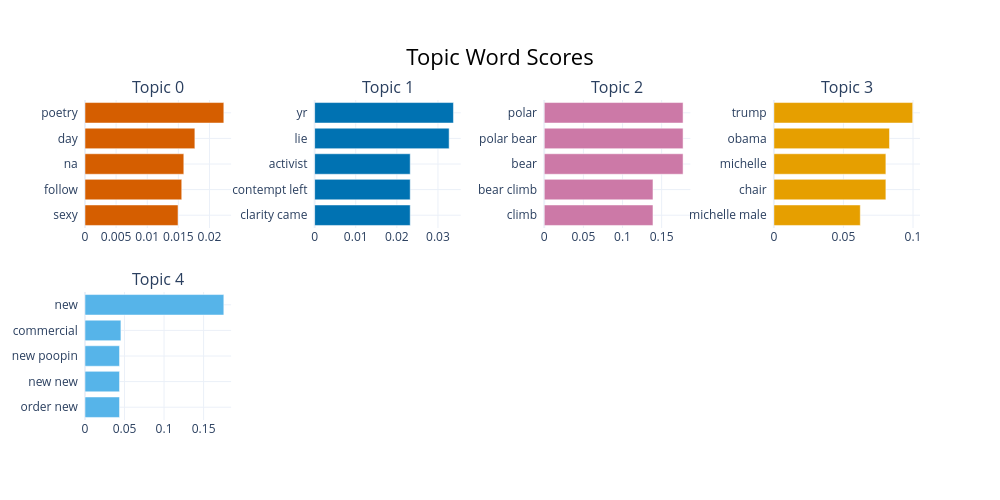

The notebook cell saved with this chart:
### Markdown cell above
#### 5.2.6 Visualise Terms

### Code cell
topic_model.visualize_barchart(top_n_topics=5)

### Figure 1 — Plotly figure (JSON) as saved in the notebook; plotly's stock layout.template omitted (floating-point values rounded to 4 significant figures)
{"data": [{"marker": {"color": "#D55E00"}, "orientation": "h", "x": [0.01494, 0.01554, 0.01587, 0.01765, 0.0223], "y": ["sexy  ", "follow  ", "na  ", "day  ", "poetry  "], "type": "bar", "xaxis": "x", "yaxis": "y"}, {"marker": {"color": "#0072B2"}, "orientation": "h", "x": [0.02325, 0.02325, 0.02325, 0.03272, 0.03377], "y": ["clarity came  ", "contempt left  ", "activist  ", "lie  ", "yr  "], "type": "bar", "xaxis": "x2", "yaxis": "y2"}, {"marker": {"color": "#CC79A7"}, "orientation": "h", "x": [0.1389, 0.1389, 0.1774, 0.1774, 0.1774], "y": ["climb  ", "bear climb  ", "bear  ", "polar bear  ", "polar  "], "type": "bar", "xaxis": "x3", "yaxis": "y3"}, {"marker": {"color": "#E69F00"}, "orientation": "h", "x": [0.06211, 0.0805, 0.0805, 0.0831, 0.09978], "y": ["michelle male  ", "chair  ", "michelle  ", "obama  ", "trump  "], "type": "bar", "xaxis": "x4", "yaxis": "y4"}, {"marker": {"color": "#56B4E9"}, "orientation": "h", "x": [0.04366, 0.04366, 0.04366, 0.04542, 0.1756], "y": ["order new  ", "new new  ", "new poopin  ", "commercial  ", "new  "], "type": "bar", "xaxis": "x5", "yaxis": "y5"}], "layout": {"xaxis": {"anchor": "y", "domain": [0.0, 0.175], "showgrid": true}, "yaxis": {"anchor": "x", "domain": [0.6, 1.0], "showgrid": true}, "xaxis2": {"anchor": "y2", "domain": [0.275, 0.45], "showgrid": true}, "yaxis2": {"anchor": "x2", "domain": [0.6, 1.0], "showgrid": true}, "xaxis3": {"anchor": "y3", "domain": [0.55, 0.725], "showgrid": true}, "yaxis3": {"anchor": "x3", "domain": [0.6, 1.0], "showgrid": true}, "xaxis4": {"anchor": "y4", "domain": [0.825, 1.0], "showgrid": true}, "yaxis4": {"anchor": "x4", "domain": [0.6, 1.0], "showgrid": true}, "xaxis5": {"anchor": "y5", "domain": [0.0, 0.175], "showgrid": true}, "yaxis5": {"anchor": "x5", "domain": [0.0, 0.4], "showgrid": true}, "xaxis6": {"anchor": "y6", "domain": [0.275, 0.45], "showgrid": true}, "yaxis6": {"anchor": "x6", "domain": [0.0, 0.4], "showgrid": true}, "xaxis7": {"anchor": "y7", "domain": [0.55, 0.725], "showgrid": true}, "yaxis7": {"anchor": "x7", "domain": [0.0, 0.4], "showgrid": true}, "xaxis8": {"anchor": "y8", "domain": [0.825, 1.0], "showgrid": true}, "yaxis8": {"anchor": "x8", "domain": [0.0, 0.4], "showgrid": true}, "annotations": [{"font": {"size": 16}, "showarrow": false, "text": "Topic 0", "x": 0.0875, "xanchor": "center", "xref": "paper", "y": 1.0, "yanchor": "bottom", "yref": "paper"}, {"font": {"size": 16}, "showarrow": false, "text": "Topic 1", "x": 0.3625, "xanchor": "center", "xref": "paper", "y": 1.0, "yanchor": "bottom", "yref": "paper"}, {"font": {"size": 16}, "showarrow": false, "text": "Topic 2", "x": 0.6375, "xanchor": "center", "xref": "paper", "y": 1.0, "yanchor": "bottom", "yref": "paper"}, {"font": {"size": 16}, "showarrow": false, "text": "Topic 3", "x": 0.9125, "xanchor": "center", "xref": "paper", "y": 1.0, "yanchor": "bottom", "yref": "paper"}, {"font": {"size": 16}, "showarrow": false, "text": "Topic 4", "x": 0.0875, "xanchor": "center", "xref": "paper", "y": 0.4, "yanchor": "bottom", "yref": "paper"}], "title": {"font": {"size": 22, "color": "Black"}, "text": "Topic Word Scores", "x": 0.5, "xanchor": "center", "yanchor": "top"}, "hoverlabel": {"font": {"size": 16, "family": "Rockwell"}, "bgcolor": "white"}, "showlegend": false, "width": 1000, "height": 500}}
